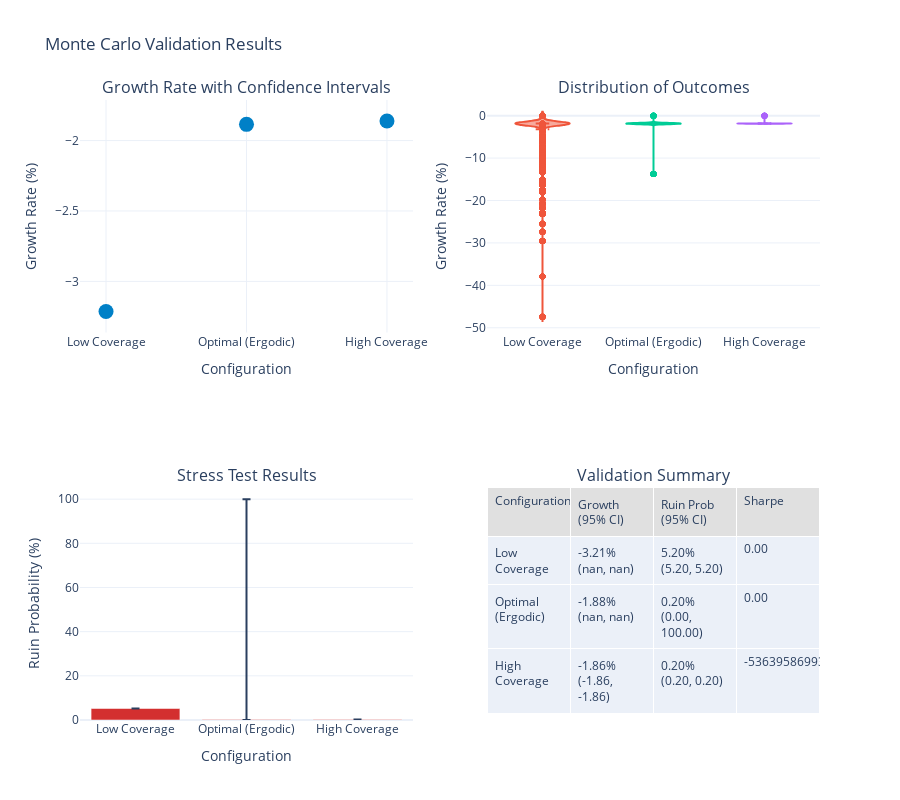

This figure's notebook cell:
### Markdown cell above
## 3. Monte Carlo Validation

### Code cell
def monte_carlo_validation():
    """Validate optimal solutions with extensive Monte Carlo analysis."""
    
    # Setup base configuration
    manufacturer_config = ManufacturerConfig(
        initial_assets=10_000_000,
        asset_turnover_ratio=0.5,
        base_operating_margin=0.08,
        tax_rate=0.25,
        retention_ratio=0.8
    )
    
    loss_generator = ManufacturingLossGenerator(
        attritional_params={'base_frequency': 5.0, 'severity_mean': 50_000, 'severity_cv': 0.8},
        large_params={'base_frequency': 0.5, 'severity_mean': 2_000_000, 'severity_cv': 1.2},
        catastrophic_params={'base_frequency': 0.02, 'severity_xm': 10_000_000, 'severity_alpha': 2.5},
        seed=None  # Random seed for validation
    )
    
    # Test multiple insurance configurations
    configurations = [
        {
            'name': 'Low Coverage',
            'layers': [
                EnhancedInsuranceLayer(0, 2_000_000, 0.020),
                EnhancedInsuranceLayer(2_000_000, 8_000_000, 0.010)
            ]
        },
        {
            'name': 'Optimal (Ergodic)',
            'layers': [
                EnhancedInsuranceLayer(0, 3_000_000, 0.025),
                EnhancedInsuranceLayer(3_000_000, 12_000_000, 0.012),
                EnhancedInsuranceLayer(15_000_000, 20_000_000, 0.006)
            ]
        },
        {
            'name': 'High Coverage',
            'layers': [
                EnhancedInsuranceLayer(0, 5_000_000, 0.030),
                EnhancedInsuranceLayer(5_000_000, 20_000_000, 0.015),
                EnhancedInsuranceLayer(25_000_000, 25_000_000, 0.008)
            ]
        }
    ]
    
    # Run multiple simulations for each configuration
    n_runs = 20
    n_sims_per_run = 500
    
    validation_results = []
    distribution_data = {config['name']: [] for config in configurations}
    
    for config in configurations:
        print(f"\nValidating {config['name']} configuration...")
        insurance_program = InsuranceProgram(config['layers'])
        
        growth_rates = []
        ruin_probs = []
        final_assets = []
        
        for run in range(n_runs):
            manufacturer = WidgetManufacturer(manufacturer_config)
            
            sim_config = SimulationConfig(
                n_simulations=n_sims_per_run,
                n_years=10,
                seed=None,  # Random seed
                enable_advanced_aggregation=False  # Disable advanced aggregation to avoid empty array issues
            )
            
            engine = MonteCarloEngine(
                loss_generator=loss_generator,
                insurance_program=insurance_program,
                manufacturer=manufacturer,
                config=sim_config
            )
            
            results = engine.run()
            
            # Check if we have valid results
            if len(results.final_assets) > 0:
                growth_rates.append(np.mean(results.growth_rates))
                ruin_probs.append(results.ruin_probability)
                final_assets.extend(results.final_assets)
                distribution_data[config['name']].extend(results.growth_rates)
            else:
                print(f"Warning: Empty results for run {run+1}")
        
        # Calculate confidence intervals if we have data
        if len(growth_rates) > 0:
            growth_mean = np.mean(growth_rates)
            growth_std = np.std(growth_rates)
            growth_ci = stats.t.interval(0.95, len(growth_rates)-1, 
                                         loc=growth_mean, 
                                         scale=growth_std/np.sqrt(len(growth_rates)))
            
            ruin_mean = np.mean(ruin_probs)
            ruin_std = np.std(ruin_probs)
            ruin_ci = stats.t.interval(0.95, len(ruin_probs)-1,
                                       loc=ruin_mean,
                                       scale=ruin_std/np.sqrt(len(ruin_probs)))
            
            validation_results.append({
                'configuration': config['name'],
                'annual_premium': insurance_program.calculate_annual_premium(),
                'mean_growth': growth_mean,
                'growth_ci_lower': growth_ci[0],
                'growth_ci_upper': growth_ci[1],
                'mean_ruin_prob': ruin_mean,
                'ruin_ci_lower': max(0, ruin_ci[0]),
                'ruin_ci_upper': min(1, ruin_ci[1]),
                'sharpe_ratio': growth_mean / growth_std if growth_std > 0 else 0
            })
        else:
            print(f"Error: No valid results for {config['name']}")
    
    if not validation_results:
        print("Error: No valid validation results obtained")
        return
    
    validation_df = pd.DataFrame(validation_results)
    
    # Create visualization
    fig = make_subplots(
        rows=2, cols=2,
        subplot_titles=(
            'Growth Rate with Confidence Intervals',
            'Distribution of Outcomes',
            'Stress Test Results',
            'Validation Summary'
        ),
        specs=[
            [{'type': 'scatter'}, {'type': 'violin'}],
            [{'type': 'bar'}, {'type': 'table'}]
        ]
    )
    
    # Growth rate with confidence intervals
    fig.add_trace(
        go.Scatter(
            x=validation_df['configuration'],
            y=validation_df['mean_growth'] * 100,
            error_y=dict(
                type='data',
                symmetric=False,
                array=(validation_df['growth_ci_upper'] - validation_df['mean_growth']) * 100,
                arrayminus=(validation_df['mean_growth'] - validation_df['growth_ci_lower']) * 100
            ),
            mode='markers',
            marker=dict(size=15, color=WSJ_COLORS['blue']),
            name='Mean with 95% CI'
        ),
        row=1, col=1
    )
    
    # Distribution of outcomes (violin plots) - only if we have data
    for config_name, growth_data in distribution_data.items():
        if len(growth_data) > 0:
            fig.add_trace(
                go.Violin(
                    y=np.array(growth_data) * 100,
                    name=config_name,
                    box_visible=True,
                    meanline_visible=True
                ),
                row=1, col=2
            )
    
    # Stress test results
    fig.add_trace(
        go.Bar(
            x=validation_df['configuration'],
            y=validation_df['mean_ruin_prob'] * 100,
            error_y=dict(
                type='data',
                symmetric=False,
                array=(validation_df['ruin_ci_upper'] - validation_df['mean_ruin_prob']) * 100,
                arrayminus=(validation_df['mean_ruin_prob'] - validation_df['ruin_ci_lower']) * 100
            ),
            marker_color=WSJ_COLORS['red'],
            name='Ruin Probability'
        ),
        row=2, col=1
    )
    
    # Validation summary table
    fig.add_trace(
        go.Table(
            header=dict(
                values=['Configuration', 'Growth (95% CI)', 'Ruin Prob (95% CI)', 'Sharpe'],
                fill_color=WSJ_COLORS['light_gray'],
                align='left'
            ),
            cells=dict(
                values=[
                    validation_df['configuration'],
                    [f"{m*100:.2f}% ({l*100:.2f}, {u*100:.2f})" 
                     for m, l, u in zip(validation_df['mean_growth'], 
                                       validation_df['growth_ci_lower'],
                                       validation_df['growth_ci_upper'])],
                    [f"{m*100:.2f}% ({l*100:.2f}, {u*100:.2f})"
                     for m, l, u in zip(validation_df['mean_ruin_prob'],
                                       validation_df['ruin_ci_lower'],
                                       validation_df['ruin_ci_upper'])],
                    [f"{s:.2f}" for s in validation_df['sharpe_ratio']]
                ],
                align='left'
            )
        ),
        row=2, col=2
    )
    
    # Update layout
    fig.update_layout(
        height=800,
        showlegend=False,
        title_text="Monte Carlo Validation Results",
        template='plotly_white'
    )
    
    fig.update_xaxes(title_text="Configuration", row=1, col=1)
    fig.update_xaxes(title_text="Configuration", row=1, col=2)
    fig.update_xaxes(title_text="Configuration", row=2, col=1)
    
    fig.update_yaxes(title_text="Growth Rate (%)", row=1, col=1)
    fig.update_yaxes(title_text="Growth Rate (%)", row=1, col=2)
    fig.update_yaxes(title_text="Ruin Probability (%)", row=2, col=1)
    
    fig.show()
    
    # Print validation summary
    print("\nMonte Carlo Validation Summary:")
    print("="*70)
    print(f"Number of independent runs: {n_runs}")
    print(f"Simulations per run: {n_sims_per_run}")
    print(f"Total simulations per configuration: {n_runs * n_sims_per_run:,}")
    
    if not validation_df.empty:
        print("\nResults with 95% Confidence Intervals:")
        print(validation_df[['configuration', 'mean_growth', 'mean_ruin_prob', 'sharpe_ratio']].to_string(index=False))
        
        # Confirm optimal configuration
        optimal_idx = validation_df['mean_growth'].idxmax()
        print(f"\nConfirmed Optimal Configuration: {validation_df.loc[optimal_idx, 'configuration']}")
        print(f"Expected growth rate: {validation_df.loc[optimal_idx, 'mean_growth']*100:.2f}% ± {(validation_df.loc[optimal_idx, 'growth_ci_upper'] - validation_df.loc[optimal_idx, 'growth_ci_lower'])*50:.2f}%")

# Run Monte Carlo validation
monte_carlo_validation()

### Figure 1 — Plotly figure (JSON) as saved in the notebook; plotly's stock layout.template omitted (floating-point values rounded to 4 significant figures; data arrays with more than 128 entries replaced by an {"elided": "..."} marker saying what was removed)
{"data": [{"error_y": {"array": [NaN, NaN, 3.469e-16], "arrayminus": [NaN, NaN, 3.469e-16], "symmetric": false, "type": "data"}, "marker": {"color": "#0080C7", "size": 15}, "mode": "markers", "name": "Mean with 95% CI", "type": "scatter", "x": ["Low Coverage", "Optimal (Ergodic)", "High Coverage"], "xaxis": "x", "y": [-3.214, -1.885, -1.861], "yaxis": "y"}, {"box": {"visible": true}, "meanline": {"visible": true}, "name": "Low Coverage", "type": "violin", "xaxis": "x2", "y": {"elided": "10000 float values"}, "yaxis": "y2"}, {"box": {"visible": true}, "meanline": {"visible": true}, "name": "Optimal (Ergodic)", "type": "violin", "xaxis": "x2", "y": {"elided": "8500 float values"}, "yaxis": "y2"}, {"box": {"visible": true}, "meanline": {"visible": true}, "name": "High Coverage", "type": "violin", "xaxis": "x2", "y": {"elided": "5500 float values"}, "yaxis": "y2"}, {"error_y": {"array": [0.0, 99.8, 4.337e-17], "arrayminus": [0.0, 0.2, 4.337e-17], "symmetric": false, "type": "data"}, "marker": {"color": "#D32F2F"}, "name": "Ruin Probability", "type": "bar", "x": ["Low Coverage", "Optimal (Ergodic)", "High Coverage"], "xaxis": "x3", "y": [5.2, 0.2, 0.2], "yaxis": "y3"}, {"cells": {"align": "left", "values": [["Low Coverage", "Optimal (Ergodic)", "High Coverage"], ["-3.21% (nan, nan)", "-1.88% (nan, nan)", "-1.86% (-1.86, -1.86)"], ["5.20% (5.20, 5.20)", "0.20% (0.00, 100.00)", "0.20% (0.20, 0.20)"], ["0.00", "0.00", "-5363958699339546.00"]]}, "domain": {"x": [0.55, 1], "y": [0, 0.375]}, "header": {"align": "left", "fill": {"color": "#E0E0E0"}, "values": ["Configuration", "Growth (95% CI)", "Ruin Prob (95% CI)", "Sharpe"]}, "type": "table"}], "layout": {"annotations": [{"font": {"size": 16}, "showarrow": false, "text": "Growth Rate with Confidence Intervals", "x": 0.225, "xanchor": "center", "xref": "paper", "y": 1, "yanchor": "bottom", "yref": "paper"}, {"font": {"size": 16}, "showarrow": false, "text": "Distribution of Outcomes", "x": 0.775, "xanchor": "center", "xref": "paper", "y": 1, "yanchor": "bottom", "yref": "paper"}, {"font": {"size": 16}, "showarrow": false, "text": "Stress Test Results", "x": 0.225, "xanchor": "center", "xref": "paper", "y": 0.375, "yanchor": "bottom", "yref": "paper"}, {"font": {"size": 16}, "showarrow": false, "text": "Validation Summary", "x": 0.775, "xanchor": "center", "xref": "paper", "y": 0.375, "yanchor": "bottom", "yref": "paper"}], "height": 800, "showlegend": false, "title": {"text": "Monte Carlo Validation Results"}, "xaxis": {"anchor": "y", "domain": [0, 0.45], "title": {"text": "Configuration"}}, "xaxis2": {"anchor": "y2", "domain": [0.55, 1], "title": {"text": "Configuration"}}, "xaxis3": {"anchor": "y3", "domain": [0, 0.45], "title": {"text": "Configuration"}}, "yaxis": {"anchor": "x", "domain": [0.625, 1], "title": {"text": "Growth Rate (%)"}}, "yaxis2": {"anchor": "x2", "domain": [0.625, 1], "title": {"text": "Growth Rate (%)"}}, "yaxis3": {"anchor": "x3", "domain": [0, 0.375], "title": {"text": "Ruin Probability (%)"}}}}
